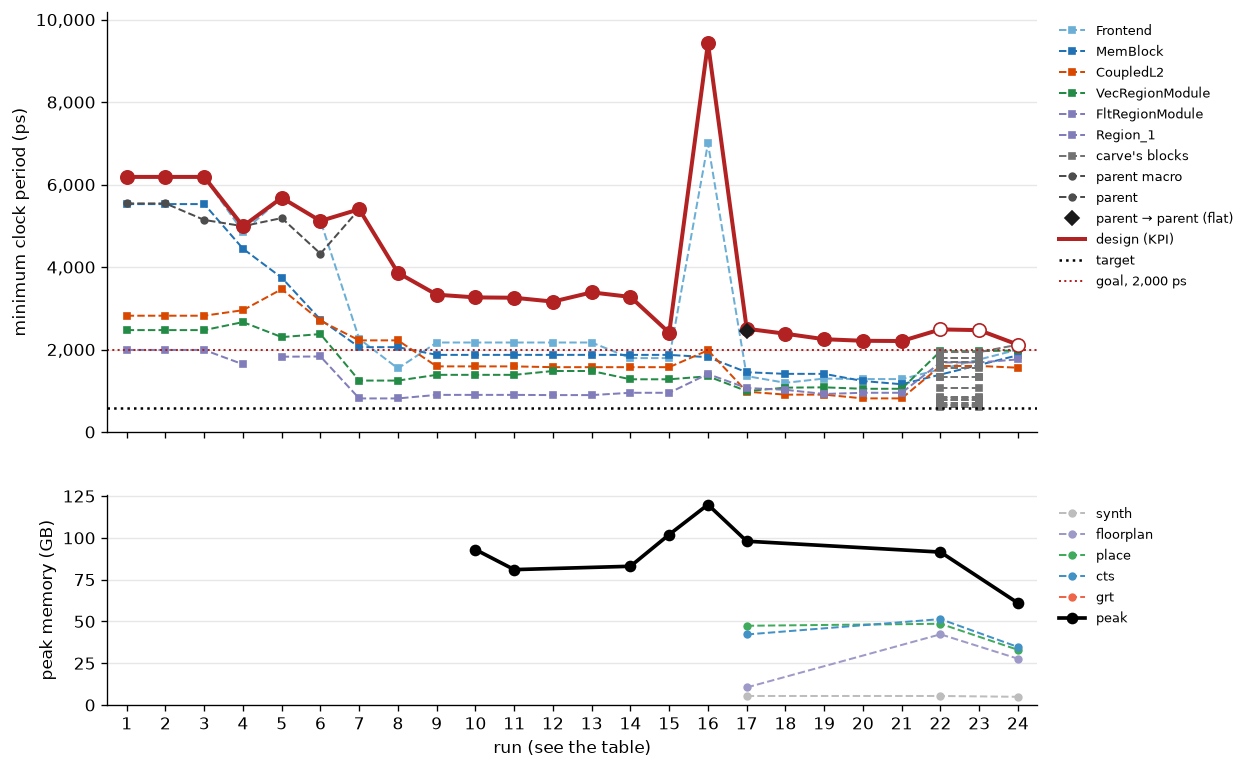

Source code (Python):
#!/usr/bin/env python3
"""Draw the KPI: XiangShan's minimum clock period over time, against the target.

    bazelisk run //test/coremark_joule/designs/asap7/xiangshan:kpi

Reads kpi.json beside it, writes kpi.png and rewrites the table between
the kpi-table markers in README.md. Add a row to the json when a change
moves the number, re-run this, commit all three.

The red series is the design's minimum clock period, the KPI: the largest
of the parent's period and each block's, since the design is only as fast
as its slowest part. The parent and each block are drawn dashed beneath
it, each a period that has to be at or below the design's. The parent's
number is its reg2reg group with its clock tree, at global route; each
block's is that block alone, likewise at its global route with its clock
tree (rows up to 2026-10-14 read the blocks at their place stage,
against an ideal clock). A run that
did not measure the blocks, or a carved run that did not measure the Top,
gives only a lower bound, drawn hollow and written "≥" in the table.

A carved run (the parent as a macro, README "The parent as a macro") has
no parent_ps: the parent macro is a part in `blocks` like any block
(`XSTile_parent_kpi`), and top_ps, the Top series, is the worst path of
the top level's crossing report (`XSTile_parent_pm_crossings`), every
register-to-register path not contained in one macro. The report lists
only the paths over its budget, the goal: with none, top_ps is the goal
and `top_below` says the Top is under it. `--top crossing.txt` records
both, and the report's paths as the Top's histogram, in the last run.

The table's floor column is the parent's one-flop-loop floor at global
route (tools/headroom/report_floor_cycles.tcl), where a run measured it:
the worst path from a register back to itself, which no clock skew or
retiming passes. A floor above the target says no clocking reaches it;
`floor_register` in the json names the register.

Under the period, the memory: each stage's peak (GB) in the run's
heaviest part, from orfs_schedule's resources.json as the build measured
it (`--memory resources.json` records the last run's), and the peak over
every stage, the black line, the memory a machine needs to build it.
kpi_memory.png is the same for `memory_history`, one entry per change that
moved it, the Top's steps as the patches that cut them landed; its
table is between the kpi-memory markers. You become what you measure.

The image carries no text beyond its axes and legend: the numbers and
what changed are the README's table, where they can be read and copied.
The runs are numbered on the horizontal axis and in the table, because a
date does not name a run: some days have two.

kpi_hist.png is every reg2reg endpoint's period of the last run that
recorded `histograms` (kpi_run.tcl's 10 ps bins), stacked, one colour for
the parent and one per block; the run before it is outlined. The mass
right of 2,000 ps is what remains. `--hist-only --bin 20 --log` redraws
it alone, from the json, in a second.

The chart starts at the first run below START_BELOW_PS. The runs before
it, tens of nanoseconds of clock-tree and abstraction artefacts, would
take the whole axis and draw every later change as a flat line; they
stay in the table, unnumbered. From there the range is about ten times,
so the axis is linear and a change of a few hundred picoseconds shows.
"""

import argparse
import json
import os
import re

import matplotlib

matplotlib.use("Agg")
import matplotlib.pyplot as plt  # noqa: E402

# beside this file, in the source tree: under `bazelisk run`, the
# workspace Bazel names, not the runfiles
HERE = (
    os.path.join(
        os.environ["BUILD_WORKSPACE_DIRECTORY"],
        "test/coremark_joule/designs/asap7/xiangshan",
    )
    if os.environ.get("BUILD_WORKSPACE_DIRECTORY")
    else os.path.dirname(os.path.abspath(__file__))
)

# the blocks, in the order they are drawn and tabulated, with a colour each
BLOCK_COLORS = {
    "Frontend": "#6baed6",
    "MemBlock": "#2171b5",
    "CoupledL2": "#d94801",
    "VecRegionModule": "#238b45",
    "FltRegionModule": "#807dba",
    "Region_1": "#807dba",
}
# a block the table does not name is still drawn, in grey
OTHER_COLOR = "#737373"
# a carved run's parent macro, a part in `blocks` like any block
PARENT_MACRO = "XSTile_parent"
# the chart starts at the first run whose design period is below this:
# the Frontend block's 14,114 ps, the last of the early artefacts
START_BELOW_PS = 14114

# the period every part has to reach; kpi_hist.png counts the endpoints above it
GOAL_PS = 2000
# kpi_hist.png's bin width: a multiple of the json's (10 ps)
HIST_BIN_PS = 50

# the flat timing's (sta_flat.tcl) classes, grouped for the histogram: where
# an endpoint's worst path starts and ends, and whether it passes through a
# block it neither starts nor ends in
PARENT = "XSTile"
GROUP_COLORS = {
    "parent → parent": "0.3",
    "block → parent": "#d94801",
    "parent → block": "#2171b5",
    "block → block": "#807dba",
    "inside a block": "#bdbdbd",
    "through a block": "#e7298a",
}
FLAT_BEGIN = "<!-- kpi-flat begin: written by kpi.py -->"
FLAT_END = "<!-- kpi-flat end -->"

# the stages a part's memory is measured in, in flow order, with a colour each
STAGE_COLORS = {
    "synth": "#bdbdbd",
    "floorplan": "#9e9ac8",
    "place": "#41ab5d",
    "cts": "#4292c6",
    # the Top's own step: the clock tree's buffers seated, placement checked
    "legaliser": "#9ecae1",
    "grt": "#ef6548",
}
MEMORY_BEGIN = "<!-- kpi-memory begin: written by kpi.py -->"
MEMORY_END = "<!-- kpi-memory end -->"

TABLE_BEGIN = "<!-- kpi-table begin: written by kpi.py -->"
TABLE_END = "<!-- kpi-table end -->"
WORST_BEGIN = "<!-- kpi-worst begin: written by kpi.py -->"
WORST_END = "<!-- kpi-worst end -->"


def design_ps(run):
    """The design is as fast as its slowest part: the parent, the Top (the
    paths between macros) or a block."""
    tops = [run[k] for k in ("parent_ps", "top_ps") if k in run]
    return max(tops + list(run.get("blocks", {}).values()))


def measured_all(run):
    """Whether the design's period is the run's, not a lower bound: the
    blocks measured, and in a carved run (the parent macro a part in
    `blocks`) the Top too, since a reg2reg path that crosses a macro
    boundary is one only at the Top."""
    blocks = run.get("blocks", {})
    if not blocks:
        return False
    return not any(n.endswith("_parent") for n in blocks) or "top_ps" in run


def read_top(text, bin_ps=10):
    """crossing_report.py's crossing.txt: the worst path's need, rounded
    up, and the paths in bin_ps bins as kpi_run.tcl writes a histogram.
    None when no path is over the report's budget."""
    needs = [
        float(line.split()[0])
        for line in text.splitlines()
        if line.strip() and not line.startswith("#")
    ]
    if not needs:
        return None
    bins = [int(n // bin_ps) for n in needs]
    lo = min(bins)
    counts = [0] * (max(bins) - lo + 1)
    for b in bins:
        counts[b - lo] += 1
    return -int(-max(needs) // 1), {
        "bin_ps": bin_ps,
        "from_ps": lo * bin_ps,
        "counts": counts,
    }


def block_names(runs):
    return [
        n for n in BLOCK_COLORS if any(n in r.get("blocks", {}) for r in runs)
    ] + sorted({n for r in runs for n in r.get("blocks", {})} - set(BLOCK_COLORS))


def first_drawn(runs):
    return next(i for i, r in enumerate(runs) if design_ps(r) < START_BELOW_PS)


def draw(runs, target, out):
    start = first_drawn(runs)
    drawn = runs[start:]
    xs = list(range(1, len(drawn) + 1))

    fig, (ax, mem) = plt.subplots(
        2, 1, figsize=(10, 7.5), sharex=True, gridspec_kw={"height_ratios": [2, 1]}
    )

    # a carved run's blocks the table does not colour share one grey entry,
    # and its parent macro is drawn as the parent is
    other_labelled = False
    for name in block_names(drawn):
        pts = [
            (x, r["blocks"][name])
            for x, r in zip(xs, drawn)
            if name in r.get("blocks", {})
        ]
        if not pts:
            continue
        if name == PARENT_MACRO:
            color, label = "0.3", "parent macro"
        elif name in BLOCK_COLORS:
            color, label = BLOCK_COLORS[name], name
        else:
            color, label = OTHER_COLOR, None if other_labelled else "carve's blocks"
            other_labelled = True
        ax.plot(
            [p[0] for p in pts],
            [p[1] for p in pts],
            "o--" if name == PARENT_MACRO else "s--",
            color=color,
            lw=1.2,
            ms=4,
            zorder=2,
            label=label,
        )
    # the Top: the worst path between macros of a carved run
    pts = [(x, r["top_ps"]) for x, r in zip(xs, drawn) if "top_ps" in r]
    if pts:
        ax.plot(
            [p[0] for p in pts],
            [p[1] for p in pts],
            "^--",
            color="0.1",
            lw=1.2,
            ms=7,
            # above the design's dot, which it usually is
            zorder=6,
            label="Top",
        )
    pts = [(x, r["parent_ps"]) for x, r in zip(xs, drawn) if "parent_ps" in r]
    ax.plot(
        [p[0] for p in pts],
        [p[1] for p in pts],
        "o--",
        color="0.3",
        lw=1.2,
        ms=4,
        zorder=2,
        label="parent",
    )

    # the parent's own flops, timed with every block's real cells (flat)
    pts = [
        (x, r["flat"]["classes"]["parent"]["worst_ps"])
        for x, r in zip(xs, drawn)
        if r.get("flat")
    ]
    if pts:
        ax.plot(
            [p[0] for p in pts],
            [p[1] for p in pts],
            "D",
            color="0.1",
            ms=6,
            zorder=5,
            label="parent → parent (flat)",
        )

    # the design, red: the KPI
    design = [design_ps(r) for r in drawn]
    ax.plot(xs, design, "-", color="firebrick", lw=2.4, zorder=3, label="design (KPI)")
    for x, y, r in zip(xs, design, drawn):
        ax.plot(
            x,
            y,
            "o",
            ms=8,
            zorder=4,
            color="firebrick",
            markerfacecolor="firebrick" if measured_all(r) else "white",
        )
    ax.axhline(target, color="black", ls=":", lw=1.5, label="target")
    ax.axhline(
        GOAL_PS, color="firebrick", ls=":", lw=1.2, label=f"goal, {GOAL_PS:,} ps"
    )

    ax.set_ylim(0, max(design) * 1.08)
    ax.set_xlim(0.5, len(drawn) + 0.5)
    ax.set_xticks(xs)
    ax.set_ylabel("minimum clock period (ps)")
    ax.yaxis.set_major_formatter(plt.FuncFormatter(lambda v, _: f"{v:,.0f}"))
    ax.grid(axis="y", alpha=0.3)
    for s in ("top", "right"):
        ax.spines[s].set_visible(False)
    ax.legend(loc="upper left", bbox_to_anchor=(1.01, 1), fontsize=8, frameon=False)

    draw_memory(mem, xs, [r.get("memory_gb", {}) for r in drawn])
    mem.set_xlabel("run (see the table)")

    fig.savefig(out, dpi=120, bbox_inches="tight")


def peak_gb(stages):
    """The peak over a part's stages: the memory a machine needs for it."""
    return max(stages.values()) if stages else None


def draw_memory(ax, xs, memories, complete=None, parts=None):
    """Each stage's peak memory over xs, and the peak over all of them, black;
    complete, one flag per x, leaves the peak out where a stage was measured
    alone (its own process, not the part's whole run); parts, one name per
    x, draws one peak line per part, never joining two parts."""
    complete = complete or [True] * len(xs)
    parts = parts or [None] * len(xs)
    for stage, color in STAGE_COLORS.items():
        labelled = False
        for part in dict.fromkeys(parts):
            pts = [
                (x, m[stage])
                for x, m, p in zip(xs, memories, parts)
                if stage in m and p == part
            ]
            if pts:
                ax.plot(
                    [p[0] for p in pts],
                    [p[1] for p in pts],
                    "o--",
                    color=color,
                    lw=1.2,
                    ms=4,
                    zorder=2,
                    label=None if labelled else stage,
                )
                labelled = True
    for k, part in enumerate(dict.fromkeys(parts)):
        pts = [
            (x, peak_gb(m))
            for x, m, c, p in zip(xs, memories, complete, parts)
            if m and c and p == part
        ]
        if pts:
            ax.plot(
                [p[0] for p in pts],
                [p[1] for p in pts],
                "-",
                marker="osD^"[k % 4],
                color="black",
                lw=2.2,
                ms=6,
                zorder=3,
                label="peak" if part is None else "peak, " + part,
            )
    ax.set_ylim(bottom=0)
    ax.set_ylabel("peak memory (GB)")
    ax.grid(axis="y", alpha=0.3)
    for s in ("top", "right"):
        ax.spines[s].set_visible(False)
    ax.legend(loc="upper left", bbox_to_anchor=(1.01, 1), fontsize=8, frameon=False)


def draw_memory_history(history, out):
    """kpi_memory.png: memory_history's entries, each stage and the peak."""
    if not history:
        return False
    fig, ax = plt.subplots(figsize=(10, 4))
    xs = list(range(1, len(history) + 1))
    draw_memory(
        ax,
        xs,
        [h["stages"] for h in history],
        [h.get("complete", True) for h in history],
        [h["part"] for h in history],
    )
    ax.set_xlim(0.5, len(history) + 0.5)
    ax.set_xticks(xs)
    ax.set_xlabel("change (see the memory table)")
    fig.savefig(out, dpi=120, bbox_inches="tight")
    return True


def memory_table(history):
    """memory_history as a markdown table, the numbers kpi_memory.png draws."""
    head = ["#", "date", "part"] + list(STAGE_COLORS) + ["peak", "change"]
    lines = ["| " + " | ".join(head) + " |", "|" + "---|" * len(head)]
    for i, h in enumerate(history, 1):
        st = h["stages"]
        cells = [str(i), h["date"], h["part"]]
        cells += [f"{st[k]:g}" if k in st else "" for k in STAGE_COLORS]
        peak = f"{peak_gb(st):g}" if h.get("complete", True) else ""
        cells += [peak, h["note"].replace("|", "\\|")]
        lines.append("| " + " | ".join(cells) + " |")
    return "\n".join(lines)


def read_memory(resources):
    """A run's memory from orfs_schedule's resources.json: each stage's peak
    in the heaviest unit, and the unit whose stage set the peak."""
    stages, by = {}, {}
    for unit, u in resources["units"].items():
        for stage, v in u.get("stages", {}).items():
            gb = v.get("peak_gb")
            if stage in STAGE_COLORS and gb is not None and gb > stages.get(stage, -1):
                stages[stage], by[stage] = gb, unit
    top = max(stages, key=stages.get)
    return stages, "%s's %s" % (by[top], top)


def rebin(h, width):
    """A part's histogram {bin_ps, from_ps, counts} as {left edge: count} at
    `width` ps, a multiple of the recorded bin, on a grid aligned to multiples
    of `width`, so every part's bins line up."""
    out = {}
    for i, c in enumerate(h["counts"]):
        edge = h["from_ps"] + i * h["bin_ps"]
        key = edge - edge % width
        out[key] = out.get(key, 0) + c
    return out


def above(h, ps):
    """Endpoints whose period is above `ps`; the bin holding `ps` counts whole."""
    return sum(
        c
        for i, c in enumerate(h["counts"])
        if h["from_ps"] + (i + 1) * h["bin_ps"] > ps
    )


WORST_LINE = re.compile(r"^reg2reg\s+-?[\d.]+ ps\s+(\S+) -> (\S+)", re.M)
PERIOD_LINE = re.compile(r"reg2reg min period (\d+) ps")
HIST_LINE = re.compile(r"reg2reg endpoints bin (\d+) ps from (-?\d+) ps: ([\d ]+)")


def read_worst(text):
    """The worst reg2reg path in a part's kpi_run.tcl output; `what`, the
    path in words, is written by hand."""
    m, p = WORST_LINE.search(text), PERIOD_LINE.search(text)
    if not m or not p:
        raise SystemExit("no reg2reg path in the KPI output")
    return {
        "period_ps": int(p.group(1)),
        "from": m.group(1),
        "to": m.group(2),
        "what": "",
    }


def read_histogram(text):
    """The endpoint histogram in a part's kpi_run.tcl output, as kpi.json keeps it."""
    m = HIST_LINE.search(text)
    if not m:
        raise SystemExit(
            "no 'reg2reg endpoints' line: an output from before the histograms"
        )
    return {
        "bin_ps": int(m.group(1)),
        "from_ps": int(m.group(2)),
        "counts": [int(c) for c in m.group(3).split()],
    }


CLASS_WORST = re.compile(r"^class (\S+) worst (-?\d+) ps  (\S+) -> (\S+)", re.M)
CLASS_HIST = re.compile(
    r"^class (\S+) endpoints bin (\d+) ps from (-?\d+) ps: ([\d ]+)", re.M
)


def group(c):
    """A flat class's group: where its endpoints' worst paths start and end,
    or that they pass through a block (classify.tcl's S->via:B->E)."""
    if "->via:" in c:
        return "through a block"
    if c == "parent":
        return "parent → parent"
    if "->" not in c:
        return "inside a block"
    s, e = c.split("->")
    if e == PARENT:
        return "block → parent"
    if s == PARENT:
        return "parent → block"
    return "block → block"


def merge(hists):
    """Histograms on the same bin as one."""
    b = hists[0]["bin_ps"]
    lo = min(h["from_ps"] for h in hists)
    hi = max(h["from_ps"] + b * len(h["counts"]) for h in hists)
    counts = [0] * ((hi - lo) // b)
    for h in hists:
        off = (h["from_ps"] - lo) // b
        for i, c in enumerate(h["counts"]):
            counts[off + i] += c
    return {"bin_ps": b, "from_ps": lo, "counts": counts}


def read_flat(text, nowire, old):
    """sta_flat.tcl's report with wires and without, as kpi.json keeps it; a
    class's hand-written `what` survives re-reading the same path."""
    hists = {
        m.group(1): {
            "bin_ps": int(m.group(2)),
            "from_ps": int(m.group(3)),
            "counts": [int(c) for c in m.group(4).split()],
        }
        for m in CLASS_HIST.finditer(text)
    }
    logic = {m.group(1): int(m.group(2)) for m in CLASS_WORST.finditer(nowire)}
    classes = {}
    for m in CLASS_WORST.finditer(text):
        c = m.group(1)
        was = old.get("classes", {}).get(c, {})
        same = (was.get("from"), was.get("to")) == (m.group(3), m.group(4))
        classes[c] = {
            "worst_ps": int(m.group(2)),
            "logic_ps": logic.get(c),
            "over_goal": above(hists[c], GOAL_PS),
            "endpoints": sum(hists[c]["counts"]),
            "from": m.group(3),
            "to": m.group(4),
            "what": was.get("what", "") if same else "",
        }
    groups = {}
    for c, h in hists.items():
        groups.setdefault(group(c), []).append(h)
    return {
        "period_ps": int(PERIOD_LINE.search(text).group(1)),
        "logic_ps": int(PERIOD_LINE.search(nowire).group(1)),
        "groups": {g: merge(hs) for g, hs in groups.items()},
        "classes": classes,
    }


def legend(part, hist, worst):
    """A part's legend entry: its worst period, and its endpoints above the goal."""
    head = f"{part}: worst {worst['period_ps']:,} ps, " if worst else f"{part}: "
    return head + f"{above(hist, GOAL_PS):,} above {GOAL_PS:,} ps"


def draw_hist(runs, out, width=HIST_BIN_PS, log=False):
    """Every reg2reg endpoint's period of the last run that recorded
    histograms, stacked: one colour for the parent and one per block, so a
    bar says where the paths at that period are. The run before it that
    recorded histograms is outlined, its total. The mass right of the goal
    line is what remains to be done."""
    with_hist = [r for r in runs if r.get("histograms")]
    # the flat groups only of the last run, never an older run's over it
    flat = [r for r in with_hist[-1:] if r.get("flat")]
    if not with_hist:
        return False
    if flat:
        # the flat timing's groups, the most accurate reading there is
        hists = flat[-1]["flat"]["groups"]
        parts = [g for g in GROUP_COLORS if g in hists]
        worst = {
            g: {
                "period_ps": max(
                    c["worst_ps"]
                    for n, c in flat[-1]["flat"]["classes"].items()
                    if group(n) == g
                )
            }
            for g in parts
        }
        with_hist = []
    else:
        hists = with_hist[-1]["histograms"]
        worst = with_hist[-1].get("worst_paths", {})
        parts = [p for p in ["Top", "parent"] + block_names(runs) if p in hists]
        parts += sorted(set(hists) - set(parts))
    rebinned = {p: rebin(hists[p], width) for p in parts}
    lo = min(min(r) for r in rebinned.values())
    hi = max(max(r) for r in rebinned.values())
    edges = list(range(lo, hi + width, width))

    fig, ax = plt.subplots(figsize=(10, 5))
    bottom = [0] * len(edges)
    for part in parts:
        counts = [rebinned[part].get(e, 0) for e in edges]
        ax.bar(
            edges,
            counts,
            width=width,
            bottom=bottom,
            align="edge",
            color=GROUP_COLORS.get(part)
            or {"parent": "0.3", "Top": "0.1"}.get(part)
            or BLOCK_COLORS.get(part, OTHER_COLOR),
            label=legend(part, hists[part], worst.get(part)),
        )
        bottom = [b + c for b, c in zip(bottom, counts)]
    if len(with_hist) > 1:
        prev = with_hist[-2]["histograms"]
        total = {}
        for h in prev.values():
            for e, c in rebin(h, width).items():
                total[e] = total.get(e, 0) + c
        pe = sorted(total)
        ax.step(
            pe + [pe[-1] + width],
            [total[e] for e in pe] + [total[pe[-1]]],
            where="post",
            color="black",
            lw=0.8,
            label="previous run, all parts",
        )
    ax.axvline(GOAL_PS, color="black", ls=":", lw=1.5)
    ax.axvspan(GOAL_PS, max(hi + width, GOAL_PS + width), color="firebrick", alpha=0.07)
    if log:
        ax.set_yscale("log")
    ax.set_xlim(min(0, lo), max(hi + width, GOAL_PS + width))
    ax.set_xlabel("reg2reg endpoint period: SDC period minus slack (ps)")
    ax.set_ylabel("reg2reg endpoints" + (" (log)" if log else ""))
    for axis in (ax.xaxis, ax.yaxis):
        axis.set_major_formatter(plt.FuncFormatter(lambda v, _: f"{v:,.0f}"))
    for side in ("top", "right"):
        ax.spines[side].set_visible(False)
    ax.legend(loc="upper left", bbox_to_anchor=(1.01, 1), fontsize=8, frameon=False)
    fig.savefig(out, dpi=120, bbox_inches="tight")
    return True


def table(runs):
    """The runs as a markdown table, the numbers the chart draws."""
    start = first_drawn(runs)
    names = block_names(runs)
    head = ["#", "date", "design", "Top", "parent", "floor"] + names
    head += ["peak GB", "change"]
    lines = ["| " + " | ".join(head) + " |", "|" + "---|" * len(head)]
    for i, r in enumerate(runs):
        blocks = r.get("blocks", {})
        design = f"{design_ps(r):,}"
        cells = [
            str(i - start + 1) if i >= start else "not drawn",
            r["date"],
            ("%s" if measured_all(r) else "≥ %s") % design,
            (
                ("< %s" if r.get("top_below") else "%s") % f"{r['top_ps']:,}"
                if "top_ps" in r
                else ""
            ),
            f"{r['parent_ps']:,}" if "parent_ps" in r else "",
            f"{r['floor_ps']:,}" if "floor_ps" in r else "",
        ]
        cells += [f"{blocks[n]:,}" if n in blocks else "" for n in names]
        m = r.get("memory_gb")
        cells.append(f"{peak_gb(m):g}" if m else "")
        cells.append(r["note"].replace("|", "\\|"))
        lines.append("| " + " | ".join(cells) + " |")
    return "\n".join(lines)


def worst_table(runs):
    """Each part's worst reg2reg path of the last run that recorded them,
    with what it is in words."""
    with_worst = [r for r in runs if r.get("worst_paths")]
    if not with_worst:
        return None
    worst = with_worst[-1]["worst_paths"]
    parts = [p for p in ["parent"] + block_names(runs) if p in worst]
    parts += sorted(set(worst) - set(parts))
    lines = ["| part | period | worst reg2reg path | what it is |", "|---|---|---|---|"]
    for part in parts:
        w = worst[part]
        lines.append(
            "| %s | %s | `%s` → `%s` | %s |"
            % (
                part,
                f"{w['period_ps']:,}",
                w["from"],
                w["to"],
                w["what"].replace("|", "\\|"),
            )
        )
    return "\n".join(lines)


def flat_table(runs):
    """The flat timing's classes with endpoints above the goal: how many, the
    worst with wires and with the logic alone, and the worst path in words."""
    flat = [r for r in runs if r.get("flat")]
    if not flat:
        return None
    classes = flat[-1]["flat"]["classes"]
    lines = [
        "| class | endpoints above %s | worst | logic only | worst path | what it is |"
        % f"{GOAL_PS:,}",
        "|---|---|---|---|---|---|",
    ]
    for c, v in sorted(classes.items(), key=lambda kv: -kv[1]["over_goal"]):
        if not v["over_goal"]:
            continue
        name = c.replace("->", " → ").replace(PARENT, "parent")
        lines.append(
            "| %s | %s of %s | %s | %s | `%s` → `%s` | %s |"
            % (
                name,
                f"{v['over_goal']:,}",
                f"{v['endpoints']:,}",
                f"{v['worst_ps']:,}",
                f"{v['logic_ps']:,}" if v["logic_ps"] is not None else "",
                v["from"],
                v["to"],
                v["what"].replace("|", "\\|"),
            )
        )
    return "\n".join(lines)


def write_table(readme, text, begin=TABLE_BEGIN, end=TABLE_END):
    with open(readme) as f:
        src = f.read()
    block = "%s\n%s\n%s" % (begin, text, end)
    pattern = re.escape(begin) + ".*?" + re.escape(end)
    if not re.search(pattern, src, re.S):
        raise SystemExit("%s: no %s markers" % (readme, begin))
    new = re.sub(pattern, lambda _: block, src, flags=re.S)
    with open(readme, "w") as f:
        f.write(new)


def main():
    ap = argparse.ArgumentParser(description=__doc__.splitlines()[0])
    ap.add_argument(
        "--hist-only",
        action="store_true",
        help="redraw kpi_hist.png alone, to iterate on it",
    )
    ap.add_argument("--bin", type=int, default=HIST_BIN_PS, help="histogram bin, ps")
    ap.add_argument("--log", action="store_true", help="histogram on a log scale")
    ap.add_argument(
        "--histograms",
        nargs="+",
        metavar="PART=KPI_TXT",
        help="record these parts' <part>_kpi.txt histograms in the last run "
        "(the parent's part name is 'parent'), then draw",
    )
    ap.add_argument(
        "--flat",
        nargs=2,
        metavar=("KPI_FLAT_TXT", "KPI_FLAT_NOWIRE_TXT"),
        help="record <parent>_kpi_flat.txt and its _nowire twin in the last run, then draw",
    )
    ap.add_argument(
        "--top",
        metavar="CROSSING_TXT",
        help="record the top level's crossing report (crossing.txt) as the "
        "last run's Top, then draw",
    )
    ap.add_argument(
        "--memory",
        metavar="RESOURCES_JSON",
        help="record orfs_schedule's measured resources.json as the last "
        "run's memory, then draw",
    )
    args = ap.parse_args()
    path = os.path.join(HERE, "kpi.json")
    with open(path) as f:
        d = json.load(f)
    if args.flat:
        run = d["runs"][-1]
        with open(args.flat[0]) as f, open(args.flat[1]) as g:
            run["flat"] = read_flat(f.read(), g.read(), run.get("flat", {}))
    if args.top:
        run = d["runs"][-1]
        with open(args.top) as f:
            top = read_top(f.read())
        run.pop("top_below", None)
        if top:
            run["top_ps"], run.setdefault("histograms", {})["Top"] = top
        else:
            run["top_ps"], run["top_below"] = GOAL_PS, True
    if args.memory:
        run = d["runs"][-1]
        with open(args.memory) as f:
            run["memory_gb"], run["memory_peak"] = read_memory(json.load(f))
    if args.histograms or args.flat or args.top or args.memory:
        run = d["runs"][-1]
        hists = run.setdefault("histograms", {})
        worst = run.setdefault("worst_paths", {})
        for spec in args.histograms or []:
            part, _, txt = spec.partition("=")
            with open(txt) as f:
                text = f.read()
            hists[part] = read_histogram(text)
            # a hand-written `what` survives re-reading the same path
            old = worst.get(part, {})
            worst[part] = read_worst(text)
            if (old.get("from"), old.get("to")) == (
                worst[part]["from"],
                worst[part]["to"],
            ):
                worst[part]["what"] = old.get("what", "")
        text = json.dumps(d, indent=2, ensure_ascii=False)
        # a histogram's counts on one line, not one line per bin
        text = re.sub(
            r'"counts": \[[\d,\s]*\]',
            lambda m: re.sub(r"\s+", " ", m.group(0))
            .replace("[ ", "[")
            .replace(" ]", "]"),
            text,
        )
        with open(path, "w") as f:
            f.write(text + "\n")
    hist = os.path.join(HERE, "kpi_hist.png")
    if draw_hist(d["runs"], hist, args.bin, args.log):
        print(hist)
    if args.hist_only:
        return
    out = os.path.join(HERE, "kpi.png")
    draw(d["runs"], d["target_ps"], out)
    print(out)
    readme = os.path.join(HERE, "README.md")
    write_table(readme, table(d["runs"]))
    worst = worst_table(d["runs"])
    if worst:
        write_table(readme, worst, WORST_BEGIN, WORST_END)
    history = d.get("memory_history", [])
    mem = os.path.join(HERE, "kpi_memory.png")
    if draw_memory_history(history, mem):
        print(mem)
        write_table(readme, memory_table(history), MEMORY_BEGIN, MEMORY_END)
    flat = flat_table(d["runs"])
    if flat:
        write_table(readme, flat, FLAT_BEGIN, FLAT_END)
    print(readme)


if __name__ == "__main__":
    main()
